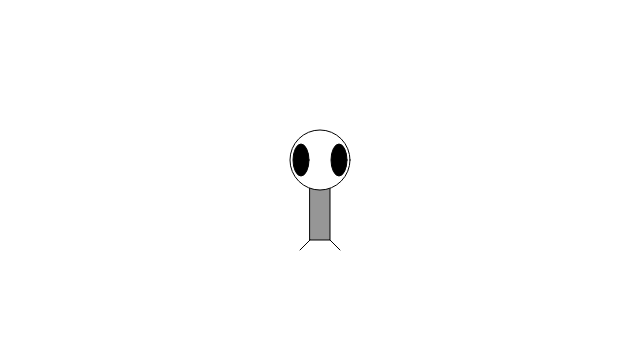
Frame 1 (no input)
Frame 60 (no input): identical to frame 1, image omitted
Frame 120 (the mouse pressed at the canvas centre since frame 60): identical to frame 1, image omitted

The p5.js sketch that drew this single still picture (run headless with seeded random() and noise() and a simulated clock; from frame 60 on, the mouse is pressed at the canvas centre):

// p5.js sketch
// ── sketch.js
// Learning Processing
// Daniel Shiffman
// http://www.learningprocessing.com

// Example 3-1: Zoog as dynamic sketch

// setup() runs first one time.  
// createCanvas() should always be first line of setup

function setup() {
  // Set the size of the window
  createCanvas(640, 360);
}

// draw() loops continuously until you close the sketch window.
function draw() {
  // Draw a white background
  background(255);   

  // Set CENTER mode
  ellipseMode(CENTER);
  rectMode(CENTER); 

  // Body
  stroke(0);
  fill(150);
  rect(320, 190, 20, 100);

  // Head
  fill(255);
  ellipse(320, 160, 60, 60); 

  // Eyes
  fill(0); 
  ellipse(301, 160, 16, 32); 
  ellipse(339, 160, 16, 32);

  // Legs
  stroke(0);
  line(310, 240, 300, 250);
  line(330, 240, 340, 250);
}
